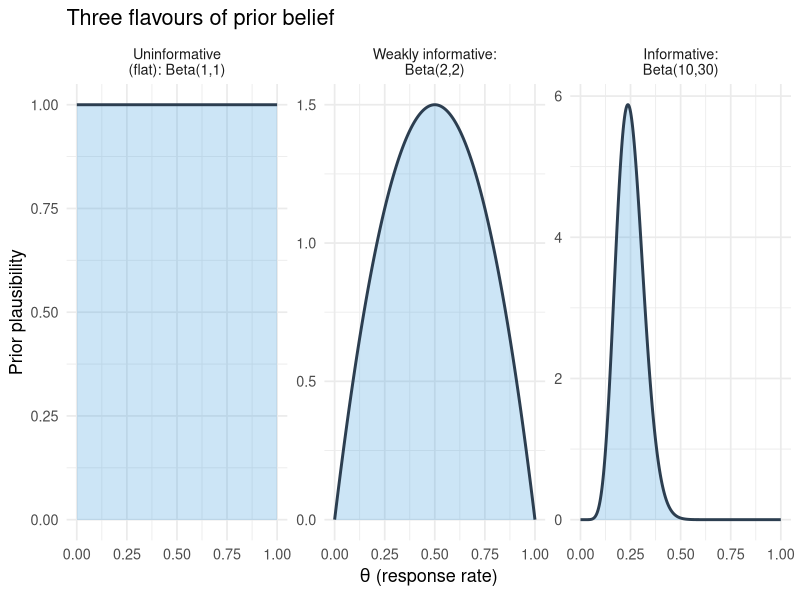
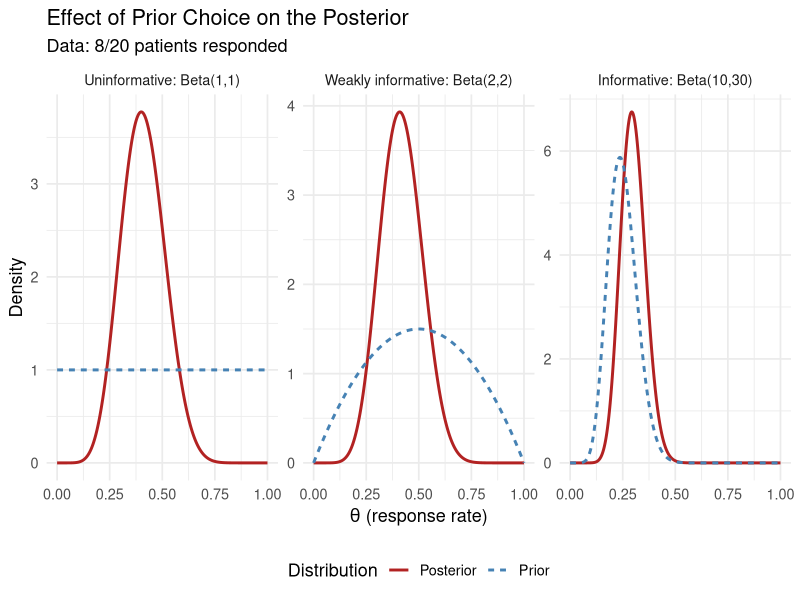
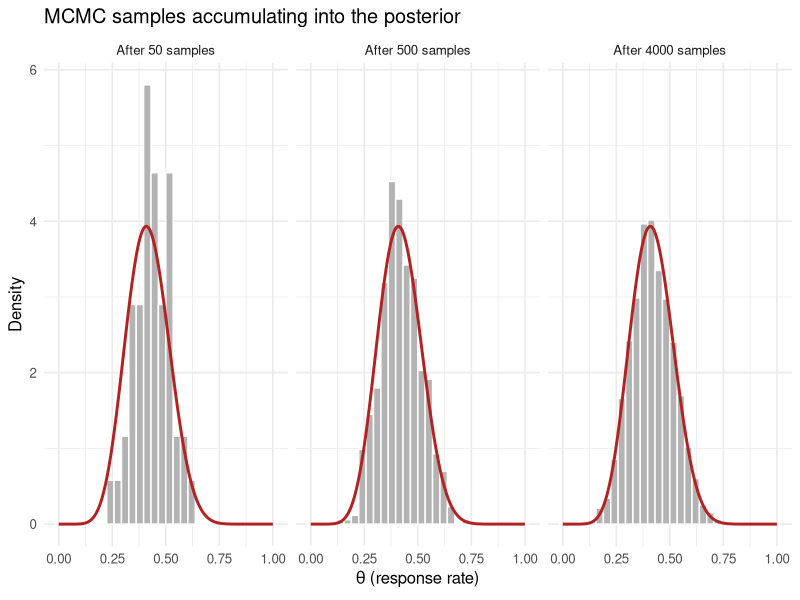
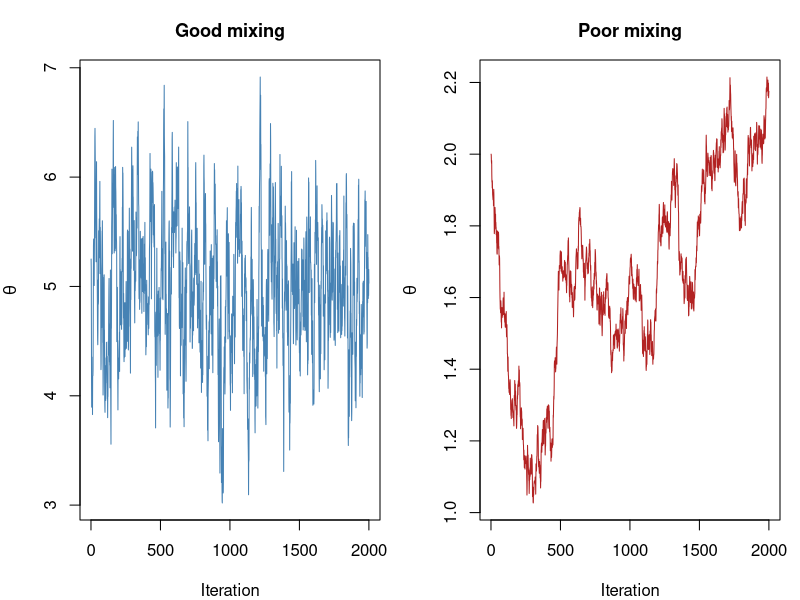
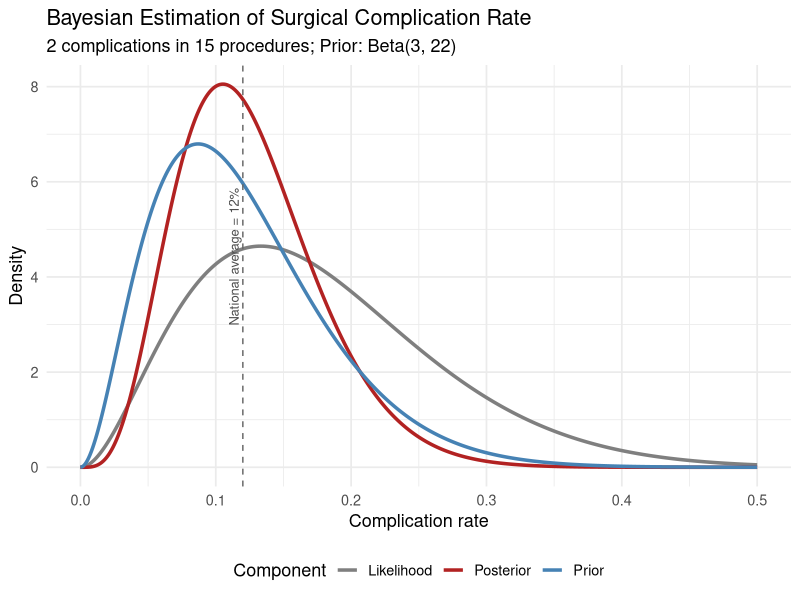

The R source for these figures, in order:
## ---- chunk 1
#| include: false
library(tidyverse)
library(knitr)
## ---- chunk 2
#| label: fig-prior-types
#| fig-cap: "Three types of prior belief about a response rate, from no opinion (flat) to a confident prior expectation (informative). The x-axis is the response rate; the height shows how plausible the prior considers each value."
#| fig-width: 10
#| fig-height: 4

library(tidyverse)

theta <- seq(0, 1, length.out = 400)

prior_types <- tibble(
  type = factor(
    c(
      "Uninformative\n(flat): Beta(1,1)",
      "Weakly informative:\nBeta(2,2)",
      "Informative:\nBeta(10,30)"
    ),
    levels = c(
      "Uninformative\n(flat): Beta(1,1)",
      "Weakly informative:\nBeta(2,2)",
      "Informative:\nBeta(10,30)"
    )
  ),
  a = c(1, 2, 10),
  b = c(1, 2, 30)
)

prior_curves <- prior_types %>%
  rowwise() %>%
  reframe(type = type, theta = theta, density = dbeta(theta, a, b))

ggplot(prior_curves, aes(theta, density)) +
  geom_area(fill = "#3498db", alpha = 0.25) +
  geom_line(linewidth = 1, colour = "#2c3e50") +
  facet_wrap(~type, scales = "free_y") +
  labs(
    x = expression(theta ~ "(response rate)"),
    y = "Prior plausibility",
    title = "Three flavours of prior belief"
  ) +
  theme_minimal(base_size = 13)
## ---- chunk 3
#| label: fig-beta-priors
#| fig-cap: "Three Beta priors and their posteriors after observing 8 responses in 20 patients."
#| fig-width: 10
#| fig-height: 5

library(tidyverse)

# Observed data: 8 successes out of 20 trials
y <- 8
n <- 20

# Define three priors (factor levels fix the facet order:
# uninformative -> weakly informative -> informative)
prior_levels <- c(
  "Uninformative: Beta(1,1)",
  "Weakly informative: Beta(2,2)",
  "Informative: Beta(10,30)"
)
priors <- tibble(
  prior_name = factor(prior_levels, levels = prior_levels),
  alpha0 = c(1, 2, 10),
  beta0 = c(1, 2, 30)
)

theta <- seq(0, 1, length.out = 500)

# Build plotting data
plot_data <- priors %>%
  rowwise() %>%
  reframe(
    prior_name = prior_name,
    theta = theta,
    Prior = dbeta(theta, alpha0, beta0),
    Posterior = dbeta(theta, alpha0 + y, beta0 + n - y)
  ) %>%
  pivot_longer(
    cols = c(Prior, Posterior),
    names_to = "Distribution",
    values_to = "Density"
  ) %>%
  mutate(prior_name = factor(prior_name, levels = prior_levels))

ggplot(
  plot_data,
  aes(x = theta, y = Density, colour = Distribution, linetype = Distribution)
) +
  geom_line(linewidth = 1) +
  facet_wrap(~prior_name, scales = "free_y") +
  scale_colour_manual(
    values = c("Prior" = "steelblue", "Posterior" = "firebrick")
  ) +
  labs(
    x = expression(theta ~ "(response rate)"),
    y = "Density",
    title = "Effect of Prior Choice on the Posterior",
    subtitle = "Data: 8/20 patients responded"
  ) +
  theme_minimal(base_size = 13) +
  theme(legend.position = "bottom")
## ---- chunk 4
#| label: credible-interval-demo
#| output: false

# Posterior from weakly informative prior Beta(2,2) + data (8/20)
alpha_post <- 2 + 8
beta_post <- 2 + 12

# 95% credible interval (equal-tailed)
ci_95 <- qbeta(c(0.025, 0.975), alpha_post, beta_post)
cat("Posterior mean:", round((alpha_post / (alpha_post + beta_post)), 3), "\n")
cat("95% credible interval:", round(ci_95, 3), "\n")

# Probability that response rate exceeds 30%
prob_gt_30 <- 1 - pbeta(0.30, alpha_post, beta_post)
cat("P(theta > 0.30 | data):", round(prob_gt_30, 3), "\n")
## ---- chunk 5
#| label: fig-mcmc-posterior-build
#| fig-cap: "How MCMC reconstructs a posterior. Each grey histogram is the collection of values the sampler has visited so far; as more samples accumulate (left to right), the histogram fills in the true posterior density (red curve) it was never given as a formula."
#| fig-width: 10
#| fig-height: 3.6

library(tidyverse)

# Target posterior for the 8/20 example with a Beta(2,2) prior: Beta(10, 14)
a_post <- 10
b_post <- 14

# Draw samples from the posterior (in practice MCMC would generate these;
# here we sample directly to illustrate what the accumulating draws look like)
set.seed(1)
draws <- rbeta(4000, a_post, b_post)

theta <- seq(0, 1, length.out = 300)
true_curve <- tibble(theta = theta, density = dbeta(theta, a_post, b_post))

stages <- c(50, 500, 4000)
hist_data <- map_dfr(stages, function(k) {
  tibble(n_samples = paste0("After ", k, " samples"), theta = draws[1:k])
}) %>%
  mutate(
    n_samples = factor(n_samples, levels = paste0("After ", stages, " samples"))
  )

ggplot(hist_data, aes(theta)) +
  geom_histogram(
    aes(y = after_stat(density)),
    bins = 30,
    fill = "grey70",
    colour = "white"
  ) +
  geom_line(
    data = expand_grid(
      n_samples = factor(
        paste0("After ", stages, " samples"),
        levels = paste0("After ", stages, " samples")
      ),
      true_curve
    ),
    aes(theta, density),
    colour = "firebrick",
    linewidth = 1
  ) +
  facet_wrap(~n_samples) +
  labs(
    x = expression(theta ~ "(response rate)"),
    y = "Density",
    title = "MCMC samples accumulating into the posterior"
  ) +
  theme_minimal(base_size = 12)
## ---- chunk 6
#| label: fig-mcmc-demo
#| fig-cap: "Simulated MCMC trace plots: a well-behaved chain (left) and a poorly-mixing chain (right)."
#| fig-width: 10
#| fig-height: 4

set.seed(42)

# Simulate a well-behaved chain (approximately normal draws)
good_chain <- cumsum(rnorm(2000, 0, 0.1)) * 0
good_chain[1] <- rnorm(1, 5, 1)
for (i in 2:2000) {
  good_chain[i] <- good_chain[i - 1] + rnorm(1, 0, 0.3)
  # Metropolis-like: pull toward mean of 5
  good_chain[i] <- good_chain[i] + 0.1 * (5 - good_chain[i])
}

# Simulate a poorly-mixing chain (high autocorrelation)
bad_chain <- numeric(2000)
bad_chain[1] <- 2
for (i in 2:2000) {
  bad_chain[i] <- bad_chain[i - 1] + rnorm(1, 0, 0.02)
}

par(mfrow = c(1, 2), mar = c(4, 4, 3, 1))
plot(
  good_chain,
  type = "l",
  col = "steelblue",
  main = "Good mixing",
  xlab = "Iteration",
  ylab = expression(theta),
  cex.main = 1.1
)
plot(
  bad_chain,
  type = "l",
  col = "firebrick",
  main = "Poor mixing",
  xlab = "Iteration",
  ylab = expression(theta),
  cex.main = 1.1
)
## ---- chunk 7
#| label: fig-surgical-posterior
#| fig-cap: "Posterior distribution for the complication rate of a new surgical procedure."
#| fig-width: 8
#| fig-height: 5

# Data
y <- 2 # complications
n <- 15 # procedures

# Prior: weakly informative, centred near the national average of 12%
# Beta(3, 22) has mean 3/25 = 0.12 and is moderately concentrated
alpha_prior <- 3
beta_prior <- 22

# Posterior
alpha_post <- alpha_prior + y
beta_post <- beta_prior + n - y

theta <- seq(0, 0.5, length.out = 500)

plot_df <- tibble(
  theta = theta,
  Prior = dbeta(theta, alpha_prior, beta_prior),
  Likelihood = dbeta(theta, y + 1, n - y + 1), # normalised for visualisation
  Posterior = dbeta(theta, alpha_post, beta_post)
) %>%
  pivot_longer(-theta, names_to = "Component", values_to = "Density")

ggplot(plot_df, aes(x = theta, y = Density, colour = Component)) +
  geom_line(linewidth = 1.2) +
  scale_colour_manual(
    values = c(
      "Prior" = "steelblue",
      "Likelihood" = "grey50",
      "Posterior" = "firebrick"
    )
  ) +
  labs(
    x = "Complication rate",
    y = "Density",
    title = "Bayesian Estimation of Surgical Complication Rate",
    subtitle = "2 complications in 15 procedures; Prior: Beta(3, 22)"
  ) +
  geom_vline(xintercept = 0.12, linetype = "dashed", colour = "grey40") +
  annotate(
    "text",
    x = 0.12,
    y = max(dbeta(theta, alpha_post, beta_post)) * 0.55,
    label = "National average = 12%",
    angle = 90,
    vjust = -0.4,
    size = 3.3,
    colour = "grey30"
  ) +
  theme_minimal(base_size = 13) +
  theme(legend.position = "bottom")

# Posterior summaries
cat("Posterior mean:", round(alpha_post / (alpha_post + beta_post), 3), "\n")
cat(
  "95% credible interval:",
  round(qbeta(c(0.025, 0.975), alpha_post, beta_post), 3),
  "\n"
)
cat(
  "P(rate > 0.20 | data):",
  round(1 - pbeta(0.20, alpha_post, beta_post), 3),
  "\n"
)
